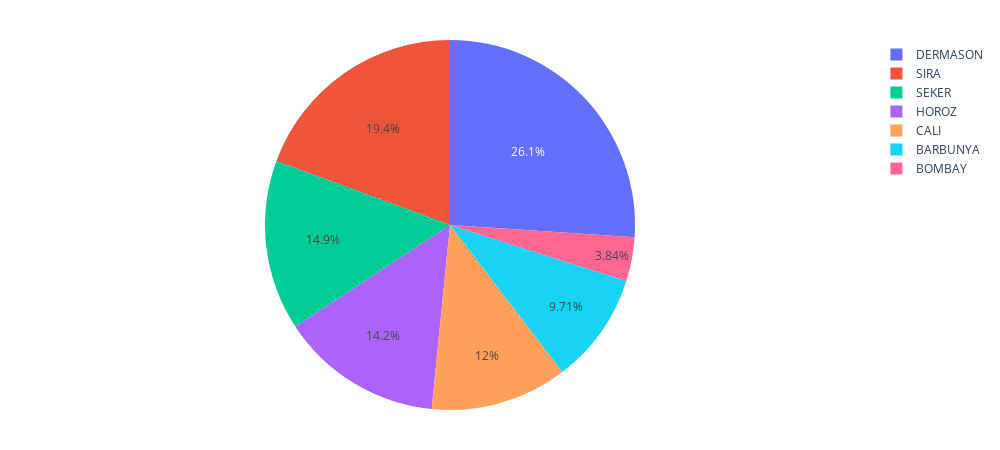

The cell this chart's notebook holds for it:
### Markdown cell above
## Процентное распределение классов

### Code cell
# высчитываем количество вхождений в каждый класс
class_counts = beans_data['Class'].value_counts().reset_index()
class_counts.columns = ['Class', 'Count']

# конвертация в проценты
class_counts['Percentage'] = (class_counts['Count'] / class_counts['Count'].sum()) * 100

fig = px.pie(class_counts, names='Class', values='Percentage', height=450, width=1000)
fig.update_layout(
    margin=dict(l=40, r=40, t=40, b=40),
    paper_bgcolor="white",
)

fig.show()

### Figure 1 — Plotly figure (JSON) as saved in the notebook; plotly's stock layout.template omitted (floating-point values rounded to 4 significant figures)
{"data": [{"domain": {"x": [0, 1], "y": [0, 1]}, "hovertemplate": "Class=%{label}<br>Percentage=%{value}<extra></extra>", "labels": ["DERMASON", "SIRA", "SEKER", "HOROZ", "CALI", "BARBUNYA", "BOMBAY"], "legendgroup": "", "name": "", "showlegend": true, "type": "pie", "values": [26.05, 19.37, 14.89, 14.17, 11.98, 9.713, 3.835]}], "layout": {"height": 450, "legend": {"tracegroupgap": 0}, "margin": {"b": 40, "l": 40, "r": 40, "t": 40}, "paper_bgcolor": "white", "width": 1000}}
